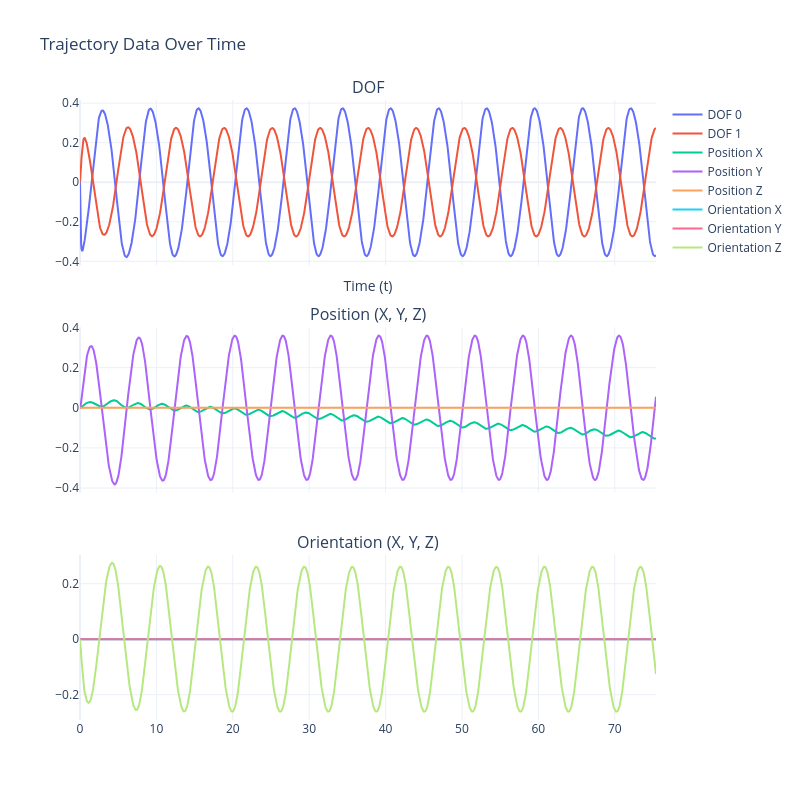

This figure's notebook cell:
### Code cell
# Extract position, orientation and dofs
positions = jnp.array([t[0] for t in trajectory])
orientations = jnp.array([t[1] for t in trajectory])
dofs = jnp.array([t[2] for t in trajectory])

# Time vector
t = jnp.linspace(0, final_time, len(trajectory))

# Create a subplot figure with 3 rows and 1 column
fig = make_subplots(
    rows=3, cols=1,
    subplot_titles=("DOF", "Position (X, Y, Z)", "Orientation (X, Y, Z)"),
    shared_xaxes=True,  # Share the x-axis for all plots (time)
    vertical_spacing=0.1  # Adjust vertical spacing (reduce clutter)
)

# Plot DOFs in the first subplot
fig.add_trace(go.Scatter(x=t, y=dofs[:, 0], mode='lines', name='DOF 0'), row=1, col=1)
fig.add_trace(go.Scatter(x=t, y=dofs[:, 1], mode='lines', name='DOF 1'), row=1, col=1)

# Plot position components (X, Y, Z) in the second subplot
fig.add_trace(go.Scatter(x=t, y=positions[:, 0], mode='lines', name='Position X'), row=2, col=1)
fig.add_trace(go.Scatter(x=t, y=positions[:, 1], mode='lines', name='Position Y'), row=2, col=1)
fig.add_trace(go.Scatter(x=t, y=positions[:, 2], mode='lines', name='Position Z'), row=2, col=1)

# Plot orientation components (X, Y, Z) in the third subplot
fig.add_trace(go.Scatter(x=t, y=orientations[:, 0], mode='lines', name='Orientation X'), row=3, col=1)
fig.add_trace(go.Scatter(x=t, y=orientations[:, 1], mode='lines', name='Orientation Y'), row=3, col=1)
fig.add_trace(go.Scatter(x=t, y=orientations[:, 2], mode='lines', name='Orientation Z'), row=3, col=1)

# Update layout for titles and labels
fig.update_layout(
    title="Trajectory Data Over Time",
    xaxis_title="Time (t)",
    # yaxis_title="Values (Position/Orientation Components)",
    template="plotly_white",  # Set the background to white
    showlegend=True,  # Show legend to distinguish between the traces
    height=800,  # Set figure height
    width=800,   # Set figure width
    plot_bgcolor='white',  # Set the plot background to white
    paper_bgcolor='white'  # Set the paper background to white
)

# Show the plot
fig.show()

### Figure 1 — Plotly figure (JSON) as saved in the notebook; plotly's stock layout.template omitted (floating-point values rounded to 4 significant figures; data arrays with more than 128 entries replaced by an {"elided": "..."} marker saying what was removed)
{"data": [{"mode": "lines", "name": "DOF 0", "type": "scatter", "x": {"elided": "1508 float values"}, "xaxis": "x", "y": {"elided": "1508 float values"}, "yaxis": "y"}, {"mode": "lines", "name": "DOF 1", "type": "scatter", "x": {"elided": "1508 float values"}, "xaxis": "x", "y": {"elided": "1508 float values"}, "yaxis": "y"}, {"mode": "lines", "name": "Position X", "type": "scatter", "x": {"elided": "1508 float values"}, "xaxis": "x2", "y": {"elided": "1508 float values"}, "yaxis": "y2"}, {"mode": "lines", "name": "Position Y", "type": "scatter", "x": {"elided": "1508 float values"}, "xaxis": "x2", "y": {"elided": "1508 float values"}, "yaxis": "y2"}, {"mode": "lines", "name": "Position Z", "type": "scatter", "x": {"elided": "1508 float values"}, "xaxis": "x2", "y": {"elided": "1508 float values"}, "yaxis": "y2"}, {"mode": "lines", "name": "Orientation X", "type": "scatter", "x": {"elided": "1508 float values"}, "xaxis": "x3", "y": {"elided": "1508 float values"}, "yaxis": "y3"}, {"mode": "lines", "name": "Orientation Y", "type": "scatter", "x": {"elided": "1508 float values"}, "xaxis": "x3", "y": {"elided": "1508 float values"}, "yaxis": "y3"}, {"mode": "lines", "name": "Orientation Z", "type": "scatter", "x": {"elided": "1508 float values"}, "xaxis": "x3", "y": {"elided": "1508 float values"}, "yaxis": "y3"}], "layout": {"annotations": [{"font": {"size": 16}, "showarrow": false, "text": "DOF", "x": 0.5, "xanchor": "center", "xref": "paper", "y": 1, "yanchor": "bottom", "yref": "paper"}, {"font": {"size": 16}, "showarrow": false, "text": "Position (X, Y, Z)", "x": 0.5, "xanchor": "center", "xref": "paper", "y": 0.6333, "yanchor": "bottom", "yref": "paper"}, {"font": {"size": 16}, "showarrow": false, "text": "Orientation (X, Y, Z)", "x": 0.5, "xanchor": "center", "xref": "paper", "y": 0.2667, "yanchor": "bottom", "yref": "paper"}], "height": 800, "paper_bgcolor": "white", "plot_bgcolor": "white", "showlegend": true, "title": {"text": "Trajectory Data Over Time"}, "width": 800, "xaxis": {"anchor": "y", "domain": [0, 1], "matches": "x3", "showticklabels": false, "title": {"text": "Time (t)"}}, "xaxis2": {"anchor": "y2", "domain": [0, 1], "matches": "x3", "showticklabels": false}, "xaxis3": {"anchor": "y3", "domain": [0, 1]}, "yaxis": {"anchor": "x", "domain": [0.7333, 1]}, "yaxis2": {"anchor": "x2", "domain": [0.3667, 0.6333]}, "yaxis3": {"anchor": "x3", "domain": [0, 0.2667]}}}
